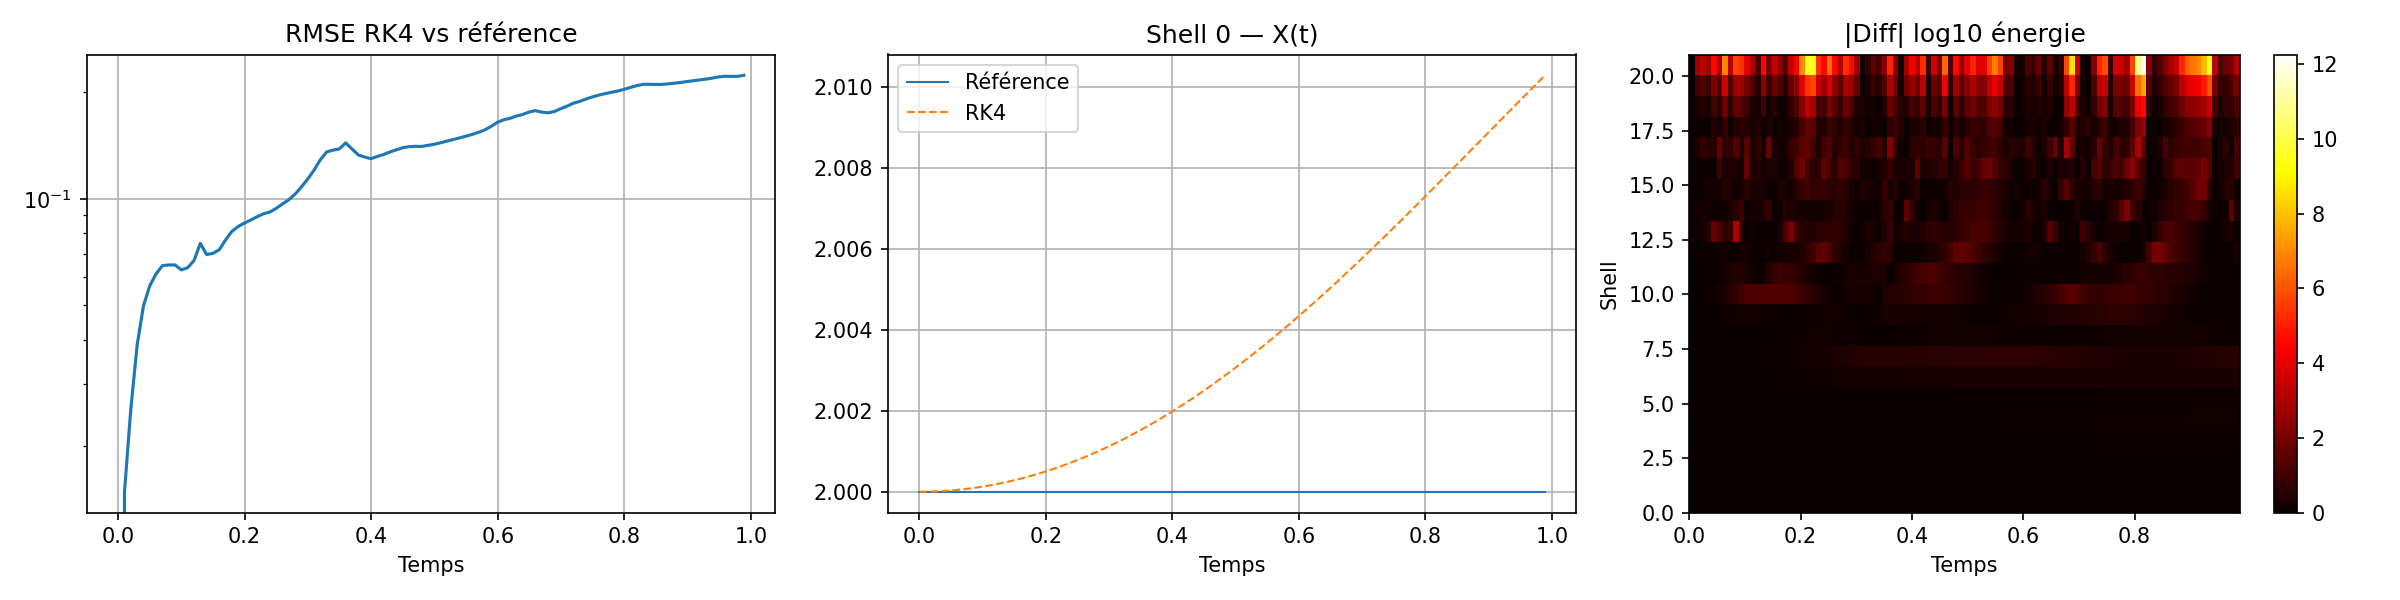

This figure's Python source:
import ctypes
import numpy as np
import matplotlib.pyplot as plt

# ================================================================== #
#  Chargement lib                                                     #
# ================================================================== #
lib = ctypes.CDLL("/home/s26calme/Documents/code_stage/KF/enkf_lib.so")
_ptr = ctypes.POINTER(ctypes.c_double)

lib.step_n.restype  = None
lib.step_n.argtypes = [_ptr, _ptr,    # Xpp, Ypp (entrée)
                        _ptr, _ptr,    # Xout, Yout (sortie)
                        ctypes.c_int]  # n_steps
lib.get_N.restype = ctypes.c_int
N = lib.get_N()   # 22

def m(Xpp, Ypp, n_steps=1):
    Xpp_c = np.ascontiguousarray(Xpp, dtype=np.float64)
    Ypp_c = np.ascontiguousarray(Ypp, dtype=np.float64)
    Xout  = np.zeros(N, dtype=np.float64)
    Yout  = np.zeros(N, dtype=np.float64)
    lib.step_n(Xpp_c.ctypes.data_as(_ptr),
               Ypp_c.ctypes.data_as(_ptr),
               Xout.ctypes.data_as(_ptr),
               Yout.ctypes.data_as(_ptr),
               ctypes.c_int(n_steps))
    return Xout, Yout

# ================================================================== #
#  Paramètres                                                         #
# ================================================================== #
k0  = 0.125
lmb = 2.0
nu  = 1.0e-7
dt  = 1.0e-5
fs  = 100
N_fs = int(1.0 / (dt * fs))-1 # 1000 pas entre chaque snapshot
K = np.array([k0 * lmb**i for i in range(N)], dtype=np.float64)

# ================================================================== #
#  Lecture données référence                                          #
# ================================================================== #
data  = np.loadtxt("/home/s26calme/Documents/code_stage/GOY-main/data_100.dat")
X_ref = data[:, 0::2]   # (n_snap, N)
Y_ref = data[:, 1::2]
n_snap = len(X_ref)
print(f"Référence : {n_snap} snapshots, N_fs={N_fs}")

# ================================================================== #
#  Simulation RK4 pas à pas                                          #
# ================================================================== #
X_sim    = np.zeros_like(X_ref)
Y_sim    = np.zeros_like(Y_ref)

# CI = premier snapshot de la référence
X_sim[0,:] = X_ref[0,:]
Y_sim[0,:] = Y_ref[0,:]

print("Intégration RK4...")
for i in range(1, n_snap):
    X_sim[i,:], Y_sim[i,:] = m(X_sim[i-1,:], Y_sim[i-1,:], n_steps=N_fs)
    if i % 500 == 0:
        print(f"  snapshot {i}/{n_snap}")

print("Terminé.")

# ================================================================== #
#  Comparaison                                                        #
# ================================================================== #
rmse = np.sqrt(np.mean((X_sim - X_ref)**2 + (Y_sim - Y_ref)**2, axis=1))
print(f"RMSE max : {rmse.max():.4e} | RMSE min : {rmse[1:].min():.4e}")

t = np.arange(n_snap) * N_fs * dt

fig, axes = plt.subplots(1, 3, figsize=(16, 4))

axes[0].semilogy(t, rmse)
axes[0].set_title("RMSE RK4 vs référence")
axes[0].set_xlabel("Temps")
axes[0].grid(True)

axes[1].plot(t, X_ref[:, 0], label="Référence", lw=1)
axes[1].plot(t, X_sim[:, 0], '--', label="RK4", lw=1)
axes[1].set_title("Shell 0 — X(t)")
axes[1].set_xlabel("Temps")
axes[1].legend()
axes[1].grid(True)

diff = np.abs(np.log10(X_ref**2 + Y_ref**2 + 1e-20)
            - np.log10(X_sim**2 + Y_sim**2 + 1e-20))
im = axes[2].imshow(diff.T, aspect='auto', origin='lower',
                    extent=[t[0], t[-1], 0, N-1], cmap='hot')
axes[2].set_title("|Diff| log10 énergie")
axes[2].set_xlabel("Temps")
axes[2].set_ylabel("Shell")
plt.colorbar(im, ax=axes[2])

plt.tight_layout()
plt.savefig("comparaison.png", dpi=150)
plt.show()
